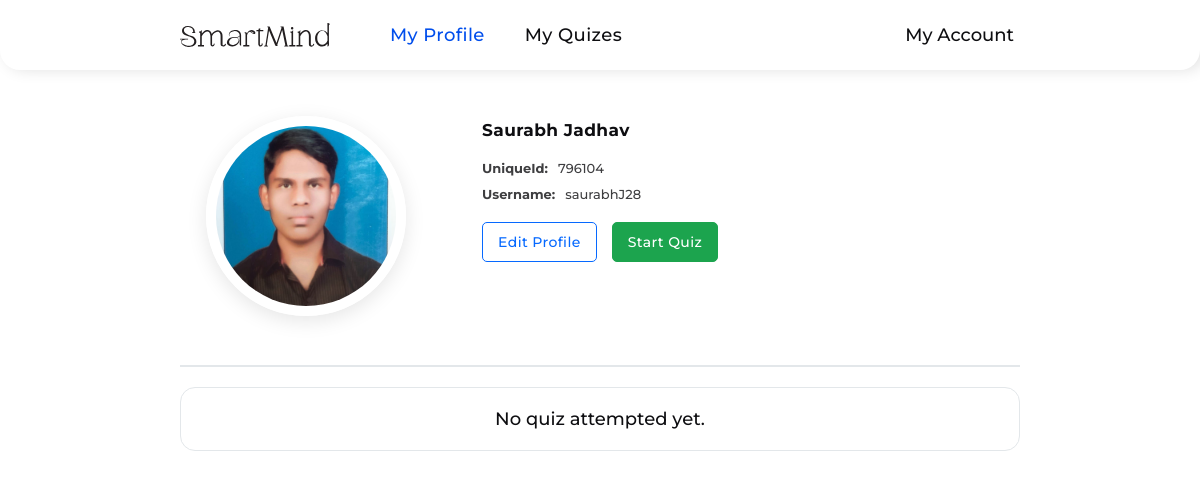
The app's page /user/profile.php (signed in) with its own data.
### tables this page shows
CREATE TABLE `students` (
  `studentId` int(11) NOT NULL,
  `studentUniqueId` int(11) NOT NULL,
  `firstName` varchar(255) NOT NULL,
  `lastName` varchar(255) NOT NULL,
  `dateOfBirth` date NOT NULL,
  `gender` varchar(10) NOT NULL,
  `email` varchar(255) NOT NULL,
  `mobileNumber` varchar(10) NOT NULL,
  `username` varchar(255) NOT NULL,
  `studentImage` varchar(255) NOT NULL,
  `password` varchar(255) NOT NULL,
  `accountCreationDateTime` datetime NOT NULL,
  `verificationToken` varchar(255) NOT NULL,
  `tokenExpirationTime` datetime DEFAULT NULL,
  `isVerified` tinyint(1) NOT NULL
);

### assets/php/profileDetails.php (called while the page is built, shortened)
<?php
require "connection.php";
if (!empty($_SESSION['studentId'])) {
  $studentId = $_SESSION['studentId'];
  $selectQuery = mysqli_query($connection, "SELECT * FROM `students` WHERE `studentId` = $studentId");
  if ($selectQuery) {
    $fetchData = mysqli_fetch_assoc($selectQuery);
  }
  else {
    echo mysqli_error($connection);
  }
}
else
{
  header("Location: ../login.php");
}
?>

### assets/php/attemptedQuiz.php (called while the page is built)
<?php
include "connection.php";
if (!empty($_SESSION["studentId"])) {
  $studentId = $_SESSION["studentId"];
  $selectQuery = mysqli_query($connection, "SELECT * FROM `attempted_quiz` WHERE `studentId` = $studentId");
}
?>

### user/profile.php (the view, shortened to what this page needs)
<?php
include "../assets/php/profileDetails.php";
include "../assets/php/attemptedQuiz.php";
?>
<!DOCTYPE html>
<html lang="en">
<head>
  <link rel="stylesheet" href="../assets/css/profile.css" />
  <link rel="stylesheet" href="https://cdn-uicons.flaticon.com/2.1.0/uicons-regular-rounded/css/uicons-regular-rounded.css" />
  <link rel="stylesheet" href="https://cdn-uicons.flaticon.com/2.1.0/uicons-thin-straight/css/uicons-thin-straight.css" />
</head>
<body>
  <header class="header">
    <div class="left-side">
      <div class="logo">
        <img src="../assets/images/Logo.svg" alt="logo" />
      </div>
      <nav class="navbar">
        <ul>
          <li class="active"><a href="./profile.php">My Profile</a></li>
          <li><a href="./quizes.php">My Quizes</a></li>
        </ul>
      </nav>
    </div>
    <div class="right-side">
      <div class="user">
        <span>My Account <i class="fi fi-rr-angle-small-down"></i></span>
      </div>
    </div>
  </header>
  <section class="profile-container">
    <div class="container">
      <div class="profile-content">
        <div class="student-image">
          <label for="profile-img">
            <?php
            if (!empty($fetchData["studentImage"])) {
            ?>
              <img src="../assets/StudentsProfileImages/<?php echo $fetchData["studentImage"]; ?>" style='width: 20rem; height: 20rem; object-fit: cover; border: 1rem solid #fff; text-align: center; border-radius: 50%; box-shadow: 0 5px 2rem rgba(0, 0, 0, 0.1);' class='profile-img'>
            <?php
            } else {
            ?>
            <?php
              echo "<img src='../assets/images/profile-user.png' style='width: 20rem; height: 20rem; object-fit: cover; text-align: center; border: 1rem solid #fff; border-radius: 50%; box-shadow: 0 5px 2rem rgba(0, 0, 0, 0.1);' class='profile-img'>";
            }
            ?>
          </label>
        </div>
        <div class="student-data">
          <h1><?php echo $fetchData['firstName'] . ' ' . $fetchData['lastName']; ?></h1>
          <div class="profile-info-wrapper">
            <div class="profile-info-item">
              <span class="profile-info-item-label">UniqueId: </span>
              <span class="profile-info-item-value"><?php echo $fetchData['studentUniqueId'] ?></span>
            </div>
            <div class="profile-info-item">
              <span class="profile-info-item-label">Username: </span>
              <span class="profile-info-item-value"><?php echo $fetchData['username'] ?></span>
            </div>
            <div class="profile-info-item">
              <a class="edit-profile" href="./editprofile.php">Edit Profile</a>
              <a class="start-quiz" href="./quizes.php">Start Quiz</a>
            </div>
          </div>
        </div>
      </div>
      <div class="quizes-content">
        <?php
        if (mysqli_num_rows($selectQuery) > 0) {
          while ($row = mysqli_fetch_assoc($selectQuery)) {
        ?>
            <div class="quiz-container">
              <div class="lang-image-container">
                <div class="lang-image">
                  <img src="../assets/images/Javascript.png" alt="">
                </div>
              </div>
              <div class="quiz-attempted-info">
                <div class="profile-skills-item">
                  <h2><?php echo $row["quiz_topic_name"]; ?></h2>
                </div>
                <!-- <div class="profile-skills-item">
                  <span class="profile-skills-item-label">Time Taken: </span>
                  <span class="profile-skills-item-value"><?php echo $row["time_taken"]; ?></span>
                </div> -->
                <div class="profile-skills-item">
                  <span class="profile-skills-item-label">Level: </span>
                  <span class="profile-skills-item-value"><?php echo $row["level"]; ?></span>
                </div>
                <div class="profile-skills-item">
                  <span class="profile-skills-item-label">Score: </span>
                  <span class="profile-skills-item-value"><?php echo $row["score"]; ?></span>
                </div>
                <div class="profile-skills-item">
                  <span class="profile-skills-item-label">Result: </span>
                  <span class="profile-skills-item-value"><?php echo $row["result"]; ?></span>
                </div>
              </div>
            </div>
            <?php
          }
            ?>
          <?php
        } else {
          ?>
            <div class="no-quiz-attempted">
              <span>No quiz attempted yet.</span>
            </div>
          <?php
        }
          ?>
      </div>
    </div>
  </section>
</body>
</html>

### assets/css/profile.css (style rules this page uses)
* { margin: 0; padding: 0; box-sizing: border-box; font-family: "Montserrat", sans-serif; text-decoration: none; list-style: none; outline: none; }
:root { --bg-color: #f3f7ff; --border-color: #e3e7ea; --smart-mind-20: #ffffff; --smart-mind-50: #edf7ff; --smart-mind-100: #d6ecff; --smart-mind-200: #b5dfff; --smart-mind-300: #83ccff; --smart-mind-400: #48b0ff; --smart-mind-500: #1e8aff; --smart-mind-600: #0669ff; --smart-mind-700: #004eec; --smart-mind-800: #0841c5; --smart-mind-900: #0d3c9b; --smart-mind-950: #0e255d; --text-color: #0e0e11; }
html { font-size: 62.5%; scroll-behavior: smooth; }
body { width: 100%; height: 100vh; position: relative; }
.header { position: fixed; top: 0; width: 100%; height: 7rem; padding: 0 18rem; background-color: var(--smart-mind-20); border-radius: 0 0 2rem 2rem; box-shadow: 5px 0 15px rgba(0, 0, 0, 0.12); display: flex; align-items: center; justify-content: space-between; transition: 0.2s ease-in-out; z-index: 999; }
.header .left-side, .navbar, .navbar ul, .logo, .right-side, .right-side .user { height: 100%; display: flex; align-items: center; }
.left-side { gap: 6rem; }
.left-side .logo img { width: 15rem; }
.left-side .navbar ul { display: flex; align-items: center; gap: 4rem; }
.navbar ul li a { font-size: 1.8rem; font-weight: 500; letter-spacing: 0.4px; color: var(--text-color); transition: 0.2s ease-in-out; }
.navbar ul li.active a { color: var(--smart-mind-700); }
.user { position: relative; }
.user span { font-size: 1.8rem; font-weight: 500; color: var(--text-color); display: flex; align-items: center; gap: 0.6rem; cursor: pointer; transition: 0.2s ease-in-out; }
.profile-container { width: 100%; height: 100%; background-color: var(--smart-mind-20); padding-top: 7rem; display: flex; align-items: center; justify-content: center; }
.profile-container .container { width: 90%; height: 100%; display: flex; flex-direction: column; align-items: center; }
.container .profile-content { width: 70vw; height: 45%; }
.container .quizes-content { width: 70vw; height: 65%; }
.container .profile-content { display: flex; align-items: center; justify-content: space-between; border-bottom: 2px solid var(--border-color); }
.profile-content .student-image { width: 30%; height: 100%; display: flex; align-items: center; justify-content: center; }
.profile-content .student-data { width: 70%; height: 100%; padding: 5rem; }
.student-data h1 { font-size: 1.7rem; color: var(--text-color); letter-spacing: 0.4px; margin-bottom: 2rem; }
.student-data .profile-info-wrapper { display: flex; flex-direction: column; gap: 1rem; }
.profile-info-item { display: flex; align-items: center; gap: 1rem; }
.profile-info-item-label { font-size: 1.3rem; font-weight: 700; color: var(--text-color); opacity: 0.8; }
.profile-info-item-value { font-size: 1.3rem; font-weight: 500; color: var(--text-color); opacity: 0.8; }
.profile-info-item .edit-profile, .profile-info-item .start-quiz { font-size: 1.4rem; font-weight: 500; letter-spacing: 0.4px; color: var(--smart-mind-600); margin-top: 1rem; padding: 1rem 1.5rem; border: 1px solid var(--smart-mind-600); border-radius: 5px; transition: 0.2s ease-in-out; }
.profile-info-item .start-quiz { border-color: #1ca44e; background-color: #1ca44e; color: var(--smart-mind-20); margin-left: 0.5rem; }
.container .quizes-content { padding: 2rem 0; display: flex; flex-direction: column; gap: 2rem; }
.quizes-content .no-quiz-attempted { width: 100%; padding: 2rem; background-color: var(--smart-mind-20); border: 1px solid var(--border-color); border-radius: 1.5rem; display: flex; flex-direction: column; align-items: center; gap: 1rem; }
.no-quiz-attempted span { font-size: 1.8rem; font-weight: 500; color: var(--text-color); }

### records on screen
students: studentImage (picture), firstName "Saurabh", lastName "Jadhav", studentUniqueId "796104", username "saurabhJ28"
